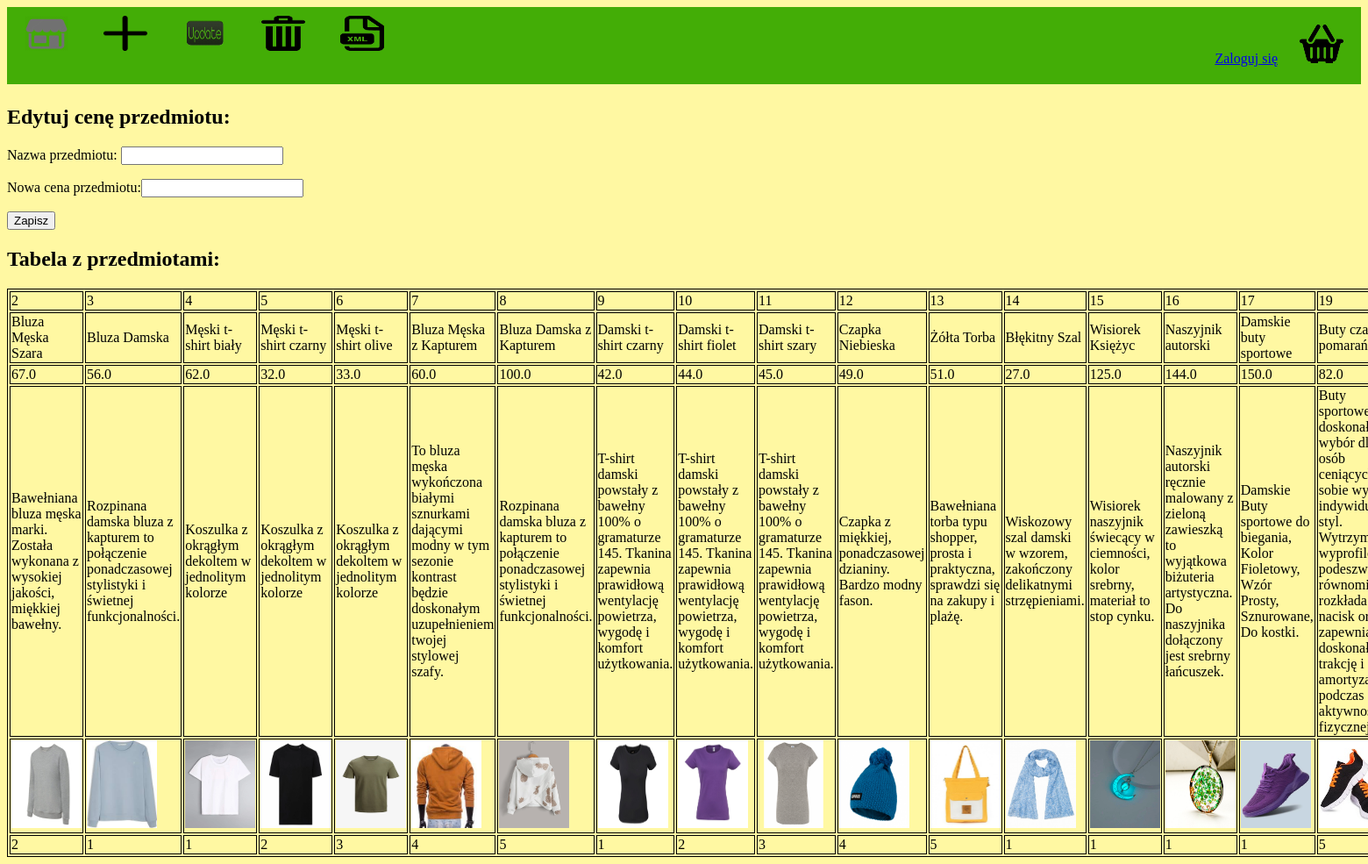
/update, run on an earlier commit of the app's database.
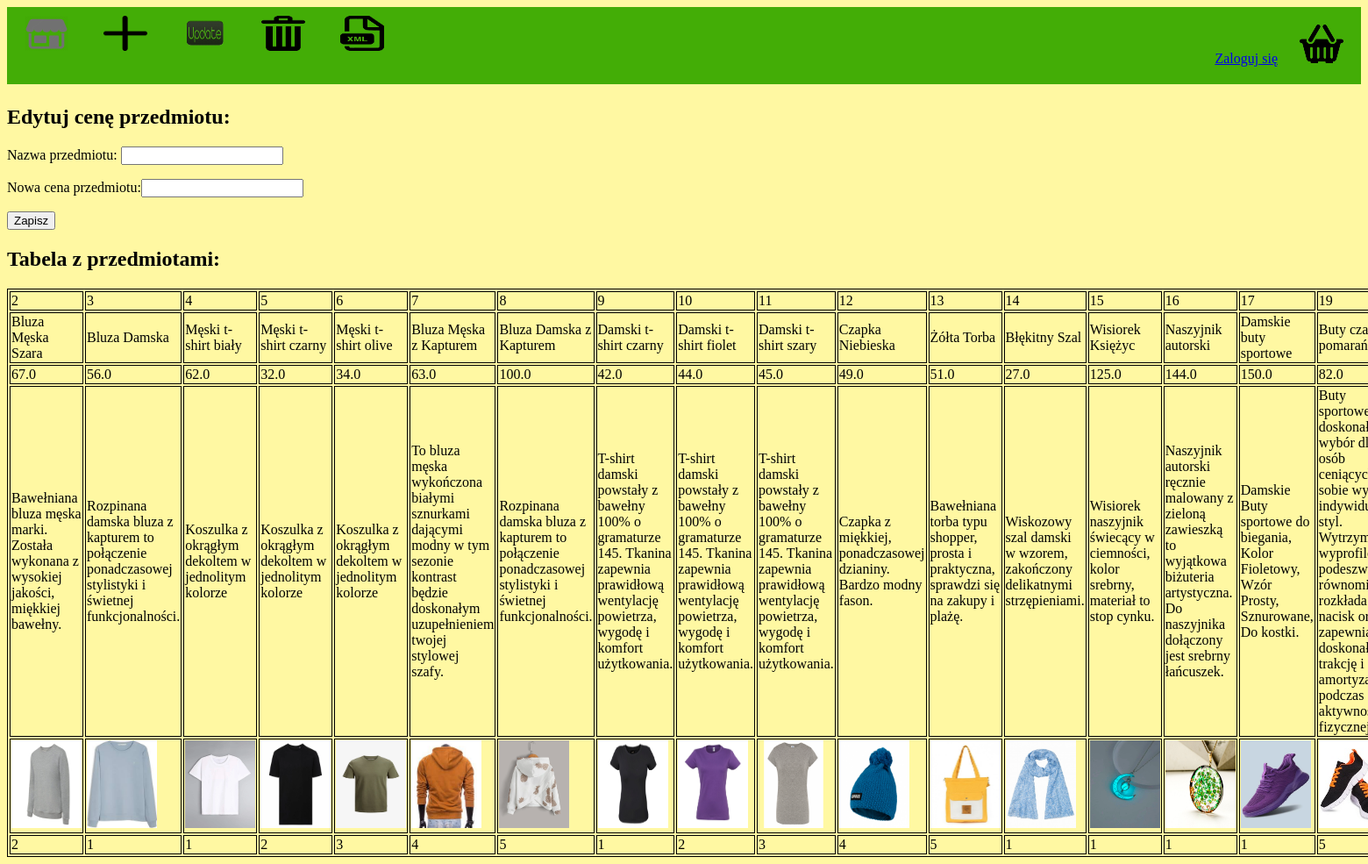
And on a later commit of the database.
### tables this page shows
CREATE TABLE products
		(productId INTEGER PRIMARY KEY,
		name TEXT,
		price REAL,
		description TEXT,
		image TEXT,
		stock INTEGER,
		categoryId INTEGER,
		FOREIGN KEY(categoryId) REFERENCES categories(categoryId)
		);

### app.py (the view)
@app.route("/update")
def update():
    with sqlite3.connect('database.db') as conn:
        cur = conn.cursor()
        cur.execute('SELECT productId, name, price, description, image, stock FROM products')
        data = cur.fetchall()
    conn.close()
    return render_template('update.html', data=data)

### templates/update.html (shortened to what this page needs)
<!DOCTYPE HTML>
<html>
<head>
<link rel="stylesheet" href={{url_for('static', filename='css/delete.css')}}>
<link rel="stylesheet" href={{ url_for('static', filename='css/topStyle.css') }} />
</head>
<body>
<div id="title">
	<a href="/">
		<img id="logo" src= {{ url_for('static', filename='images/logo.png') }} />
	</a>
	<a href="/add">
		<img id="add" src= {{ url_for('static', filename='images/dodaj.png') }} />
	</a>
	<a href="/update">
		<img id="update" src= {{ url_for('static', filename='images/update.png') }} />
	</a>
	<a href="/delete">
		<img id="delete" src= {{ url_for('static', filename='images/usuń.png') }} />
	</a>
	<a href="/xml">
		<img id="xml" src= {{ url_for('static', filename='images/xml.png') }} />
	</a>
	<div id="kart">
		<a class="link" href="/koszyk">
			<img src={{url_for('static', filename='images/koszyk_zakupowy.png')}} id="koszykIcon" />
		</a>
	</div>
	{% if not loggedIn %}
	<div id="signInButton">
		<a class="link" href="/loginForm">Zaloguj się</a>
	</div>
	{% endif %}
	</div>
<h2>Edytuj cenę przedmiotu:</h2>
<form action="/updateItem" method="POST">
	<p>Nazwa przedmiotu: <input type="text" name="name"></p>
	<p>Nowa cena przedmiotu:<input type="number" name="new_price" id="NewPrice"></p>
	<input type="submit" value="Zapisz">
</form>
<h2>Tabela z przedmiotami:</h2>
<table>
	{% for i in range(6) %}
	<tr>
		{% for row in data %}
		<td>
			{% if i == 4 %}
				<img src={{ url_for('static', filename='uploads/' + row[i]) }} id="itemImage" />
			{% else %}
				{{row[i]}}
			{% endif %}
		</td>
		{% endfor %}
	</tr>
	{% endfor %}
</table>
</body>
</html>

What changed in the data, as far as the page shows it:
changed products "Męski t-shirt olive": price "33.0" → "34.0"
changed products "Bluza Męska z Kapturem": price "60.0" → "63.0"
